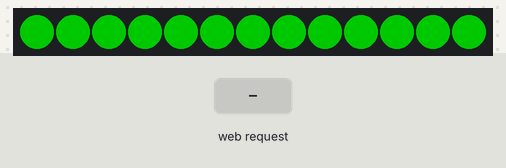
Recording of a program running on a simulated ESP8266 (NodeMCU). Parts: 13 RGB LEDs in strip order, left to right. The inputs (shaded band) are chosen by the test bench. Dim RGB values are drawn brighter than linear.

Above: at 2.2 s.
2.3 s: HTTP request GET /color?value=120 received
At 3.5 s:
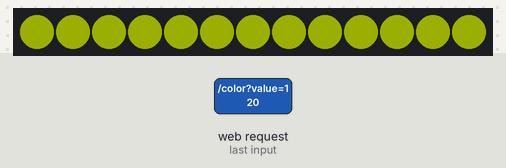
3.8 s: HTTP request GET /brightness?value=1 received
At 4.6 s:
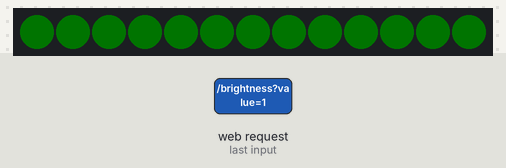
5.3 s: HTTP request GET /power?state=0 received
At 5.8 s:
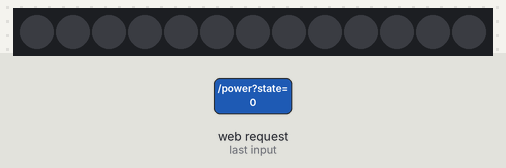
6.8 s: HTTP request GET /power?state=1 received
At 8.1 s:
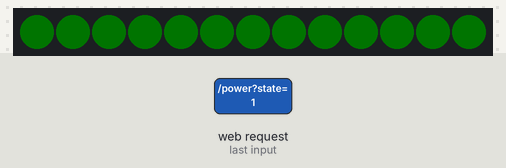
Timing chart, 0 to 9.3 s (numbered marks = the images above; inputs shaded):
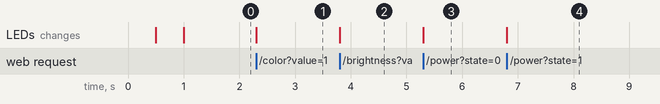

Measured:
- after the input at 2.3 s, the LEDs: change at once (image 1)
- after the input at 3.8 s, the LEDs: change at once (image 2)
- after the input at 5.3 s, the LEDs: change at once (image 3)
- after the input at 6.8 s, the LEDs: change at once (image 4)

The program:

main.cpp
```cpp
#include <Arduino.h>
#include <ESP8266WiFi.h>
#include <ESPAsyncWebServer.h>
#include <ESPAsyncTCP.h>
#include <FastLED.h>
#include <FS.h>

#include "constants.h"
#include "helpers.h"

// TODO: separate html/css/js into data/ dir and use SPIFFS

AsyncWebServer server(80);

char ssid[] = AP_SSID;
char password[] = AP_PSK;

WiFiEventHandler stationConnectedHandler;
WiFiEventHandler stationDisconnectedHandler;
uint8_t connections = 0;

// TODO: add effects? (like spinning diamond)
// TODO: add label for number of clients

float colorVal = 0.0;
uint8_t num_clients = 0;
uint8_t brightness = 100;

bool poweredOn = true;
bool unsupervised = false;
float unsupervisedDurationInMin;;
float colorChangePerSec = 0.0;

CRGBArray<LED_COUNT> leds;

unsigned long currentTime = millis();

void handleHome(AsyncWebServerRequest *req) {
  digitalWrite(CONTROL_PIN, HIGH);
  req->send(200, "text/plain", "Welcome!\r\n");
  digitalWrite(CONTROL_PIN, LOW);
}

void handleNotFound(AsyncWebServerRequest *req) {
  digitalWrite(CONTROL_PIN, HIGH);
  req->send(404, "text/plain", "Page does not exist");
  digitalWrite(CONTROL_PIN, LOW);
}

void powerOn() {
  for (int i = 0; i < LED_COUNT; i++) {
    leds[i] = CRGB(0 + ((uint8_t) colorVal), 255 - ((uint8_t)colorVal), 0);
  }
  FastLED.show();
  delay(50);
}

void powerOff() {
  for (int i = 0; i < LED_COUNT; i++) {
    leds[i] = CRGB::Black;
  }
  FastLED.show();
  delay(50);
}

void handlePowerState(AsyncWebServerRequest *req) {
  int powerVal;
  if (req->hasParam("state")) {
    powerVal = req->getParam("state")->value().toInt();
    poweredOn = powerVal == 1;
    if (!poweredOn) {
      powerOff();
    } else {
      powerOn();
    }
  }
  if (DEBUG_MODE) {
    Serial.print("poweredOn: ");
    Serial.println(poweredOn);
  }

  req->send(200, "text/plain", "OK");
}

void handleColor(AsyncWebServerRequest *req) {
  if (req->hasParam("value")) {
    colorVal = req->getParam("value")->value().toInt();
    if (poweredOn) {
      powerOn();
    }
    unsupervised = false;
  }

  if (DEBUG_MODE) {
    Serial.println(colorVal);
  }
  req->send(200, "text/plain", "OK");
}

void handleBrightness(AsyncWebServerRequest *req) {
  if (req->hasParam("value")) {
    brightness = req->getParam("value")->value().toInt();
    LEDS.setBrightness(brightness);
    LEDS.show();
  }

  if (DEBUG_MODE) {
    Serial.println(brightness);
  }
  req->send(200, "text/plain", "OK");
}

void handleUnsupervised(AsyncWebServerRequest *req) {
  if (req->hasParam("duration")) {
    unsupervisedDurationInMin = req->getParam("duration")->value().toFloat();
    unsupervised = true;
    colorChangePerSec = 255.0 / (unsupervisedDurationInMin * 60.0);

    // reset colorVal
    colorVal = 0;
    powerOn();
  }

  if(DEBUG_MODE) {
    Serial.print("unsupervised duration: ");
    Serial.println(unsupervisedDurationInMin);
  }
  req->send(200, "text/plain", "OK");
}

void onStationConnected(const WiFiEventSoftAPModeStationConnected& evt) {
  connections = WiFi.softAPgetStationNum();
  Serial.print("Station connected: ");
  Serial.println(macToString(evt.mac));
}

void onStationDisconnected(const WiFiEventSoftAPModeStationDisconnected& evt) {
  connections = WiFi.softAPgetStationNum();
  Serial.print("Station disconnected: ");
  Serial.println(macToString(evt.mac));
}

void setup() {
  pinMode(CONTROL_PIN, OUTPUT);
  WiFi.softAP(AP_SSID, AP_PSK, 1, false, 2);
  delay(500);

  if (DEBUG_MODE) {
    Serial.begin(9600);

    Serial.print("Access Point \"");
    Serial.print(ssid);
    Serial.println("\" started");

    Serial.print("IP address: \t");
    Serial.println(WiFi.softAPIP());
  } else {
    Serial.begin(115200);
  }

  LEDS.setBrightness(brightness);
  LEDS.addLeds<WS2812B, CONTROL_PIN, GRB>(leds, LED_COUNT);
  LEDS.show();
  delay(500);

  powerOn();

  // Call "onStationConnected" each time a station connects
  stationConnectedHandler = WiFi.onSoftAPModeStationConnected(&onStationConnected);
  // Call "onStationDisconnected" each time a station disconnects
  stationDisconnectedHandler = WiFi.onSoftAPModeStationDisconnected(&onStationDisconnected);

  server.onNotFound(handleNotFound);

  // Set up routes
  server.on("/", HTTP_GET, [](AsyncWebServerRequest *req) {
    req->send_P(200, "text/html", index_html);
  });

  server.on("/power", HTTP_GET, handlePowerState);
  server.on("/color", HTTP_GET, handleColor);
  server.on("/brightness", HTTP_GET, handleBrightness);
  server.on("/unsupervised", HTTP_GET, handleUnsupervised);

  server.begin();

  if (DEBUG_MODE) {
   Serial.println("HTTP server started\n");
  }
}

void loop() {
  if (unsupervised) {
    if (DEBUG_MODE) {
      Serial.println("Currently unsupervised...");
      Serial.println("currentTime: " + currentTime);
      Serial.println("millis(): " + millis());
    }
    if (millis() - currentTime >= 1000) {
      colorVal = colorVal + colorChangePerSec;
      if (colorVal >= 255) {
        colorVal = 255;
      }
      powerOn();
      currentTime = millis();
    }
  }
}

// Ref: https://randomnerdtutorials.com/esp8266-nodemcu-async-web-server-espasyncwebserver-library/
```

constants.h
```cpp
#define CONTROL_PIN D1

// Set Access Point creds
#ifndef AP_SSID
#define AP_SSID "trix-sims"
#define AP_PSK "plumbob-69420"
#endif

const int LED_COUNT = 13;

// In case something goes wrong...
const bool DEBUG_MODE = false;

// TODO: Fix this outdated html/js/css...
const char index_html[] PROGMEM = R"rawliteral(
<!DOCTYPE HTML><html>
  <head>
    <title>trixr4kdz Plumbob LED Controller</title>
    <meta name="viewport" content="width=device-width, initial-scale=1">
    <style>
      html { font-family: Arial; display: inline-block; text-align: center; }
      body { margin: 0px auto; padding-bottom: 15px; }
      div { margin: 30px auto; display: block; }
      .slider { margin: 0px auto; flex-grow: 1; }
    </style>
  </head>
  <body>
    <h2>trixr4kdz Plumbob LED Controller</h2>
    <div align="center">
      <div id="power">
        <label for="powerState">Power: </label>
        <input type="checkbox" name="powerState" checked onchange="togglePower(this)" />
        <br>
      </div>

      <div id="colorSlider">
        <label for="slider">Color: </label>
        <input type="range" class="slider" name="slider" min="0" max="255" step="5" value="0" onchange="handleSlider(this)" />
        <br>
      </div>

      <div id="brightnessSlider" class="slider">
        <label for="brightness">Brightness: </label>
        <input type="range" class="slider" name="brightness" min="0" max="100" value="100" onchange="handleBrightness(this)" />
        <br>
      </div>

      <div>
        <form action="" onsubmit="handleUnsupervisedMode()" id="unsupervised">
          <label for="unsupervisedMode">Unsupervised Mode: </label>
          <input type="number" name="duration" min="0" max="300" value="1" id="duration"> min</input>
          <input type="submit" value="Unsupervised Mode" />
        </form>
      </div>
    </div>
    <script>
      function togglePower(e) {
        let xhr = new XMLHttpRequest();
        if (e.checked) {
          xhr.open("GET", "/power?state=1", true);
        } else {
          xhr.open("GET", "/power?state=0", true);
        }
        xhr.send();
      }

      function handleSlider(e) {
        let xhr = new XMLHttpRequest();
        xhr.open("GET", "/color?value=" + e.value, true);
        xhr.send();
        e.preventDefault();
      }

      function handleBrightness(e) {
        let xhr = new XMLHttpRequest();
        xhr.open("GET", "/brightness?value=" + e.value, true);
        xhr.send();
        e.preventDefault();
      }

      function handleUnsupervisedMode() {
        let xhr = new XMLHttpRequest();
        let duration = document.getElementById("duration").value;
        xhr.open("GET", "/unsupervised?duration=" + duration, true);
        xhr.send();
      }

    </script>
  </body>
</html>)rawliteral";
```

helpers.h
```cpp
#include <Arduino.h>
#include <FastLED.h>

String macToString(const unsigned char* mac) {
  char buf[20];
  snprintf(buf, sizeof(buf), "%02x:%02x:%02x:%02x:%02x:%02x", mac[0], mac[1], mac[2], mac[3], mac[4], mac[5]);
  return String(buf);
}
```
